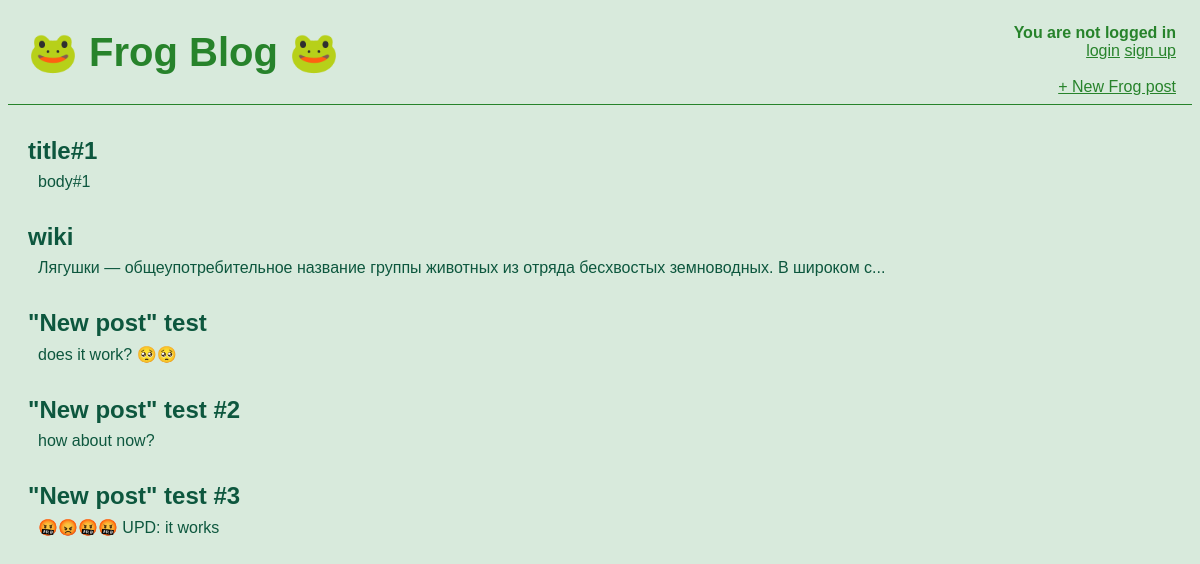
The page / on the database its author committed.
### blog/models.py (models this page shows, shortened)
class Post(models.Model):
    title = models.CharField(max_length=200)
    author = models.ForeignKey(
        'auth.User',
        on_delete=models.CASCADE,
        )
    body = models.TextField()
    def bodyFirst100(self):
        if len(self.body) >= 100:
            return self.body[:100] + '...'
        return self.body

### blog/views.py (the view)
# urls.py: path('', views.BlogListView.as_view(), name='home'),
class BlogListView(ListView):
    model = Post
    template_name = 'home.html'

### templates/home.html
{% extends 'base.html' %}
{% block content%}
    {% for post in object_list %}
        <div class="post-entry">
            <h2><a href="{% url 'post_detail' post.pk %}">{{post.title}}</a></h2>
            <p>{{post.bodyFirst100}}</p>
        </div>
    {% endfor %}
{% endblock content%}

### static/css/base.css (style rules this page uses)
body { background-color: rgba(21, 129, 48, 0.164); font-family: 'Helvetica'; }
.post-entry { margin-bottom: 2rem; color: rgb(13, 87, 62); }
.post-entry h2 { margin: 0.5rem 0; padding-left: 20px; }
.post-entry h2 a, .post-entry h2 a:visited { text-decoration: none; color: rgb(13, 87, 62); }
.post-entry p { margin: 0; padding-left: 30px; }

### rows shown on the page
Post: title "title#1", bodyFirst100 "body#1"
Post: title "wiki", bodyFirst100 "Лягушки — общеупотребительное название группы животных из отряда бесхвостых земноводных. В широком с..."
Post: title "\"New post\" test", bodyFirst100 "does it work? 🥺🥺"
Post: title "\"New post\" test #2", bodyFirst100 "how about now?"
Post: title "\"New post\" test #3", bodyFirst100 "🤬😡🤬🤬 UPD: it works"
